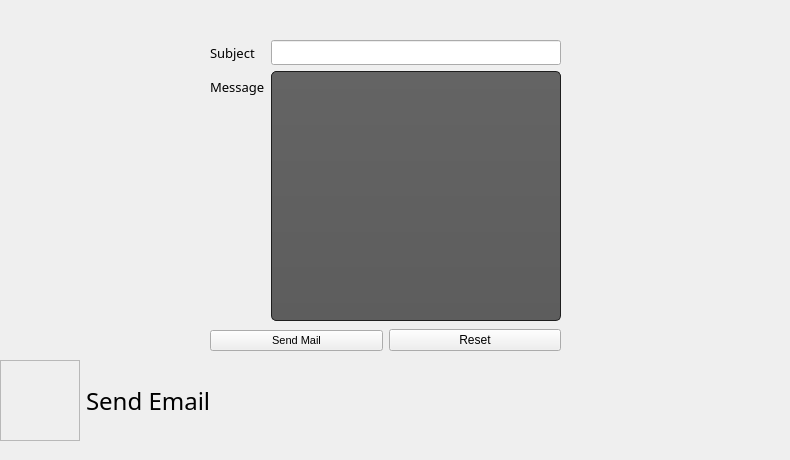
   <widget class="QWidget" name="tab_3">
    <attribute name="title">
     <string>Send Mail</string>
    </attribute>
    <widget class="QWidget" name="formLayoutWidget_3">
     <property name="geometry">
      <rect>
       <x>210</x>
       <y>40</y>
       <width>351</width>
       <height>281</height>
      </rect>
     </property>
     <layout class="QFormLayout" name="formLayout_3">
      <item row="0" column="0">
       <widget class="QLabel" name="label">
        <property name="font">
         <font>
          <family>Franklin Gothic Medium</family>
          <pointsize>10</pointsize>
         </font>
        </property>
        <property name="text">
         <string>Subject</string>
        </property>
       </widget>
      </item>
      <item row="0" column="1">
       <widget class="QLineEdit" name="LE_Subject_Mail">
        <property name="font">
         <font>
          <family>Franklin Gothic Medium</family>
         </font>
        </property>
       </widget>
      </item>
      <item row="1" column="0">
       <widget class="QLabel" name="label_14">
        <property name="font">
         <font>
          <family>Franklin Gothic Medium</family>
          <pointsize>10</pointsize>
         </font>
        </property>
        <property name="text">
         <string>Message</string>
        </property>
       </widget>
      </item>
      <item row="1" column="1">
       <widget class="QPlainTextEdit" name="PTE_Message_Mail">
        <property name="font">
         <font>
          <family>Franklin Gothic Medium</family>
         </font>
        </property>
        <property name="styleSheet">
         <string notr="true">  background-color: QLinearGradient( x1: 0, y1: 0, x2: 0, y2: 1, stop: 0 #4d4d4d, stop: 0 #646464, stop: 1 #5d5d5d);
    padding: 1px;
    border-style: solid;
    border: 1px solid #1e1e1e;
    border-radius: 5;</string>
        </property>
       </widget>
      </item>
     </layout>
    </widget>
    <widget class="QWidget" name="horizontalLayoutWidget_9">
     <property name="geometry">
      <rect>
       <x>210</x>
       <y>320</y>
       <width>351</width>
       <height>41</height>
      </rect>
     </property>
     <layout class="QHBoxLayout" name="horizontalLayout_11">
      <item>
       <widget class="QPushButton" name="SendMail">
        <property name="font">
         <font>
          <family>MS Shell Dlg 2</family>
          <pointsize>8</pointsize>
          <weight>50</weight>
          <italic>false</italic>
          <bold>false</bold>
         </font>
        </property>
        <property name="styleSheet">
         <string notr="true"/>
        </property>
        <property name="text">
         <string>Send Mail</string>
        </property>
       </widget>
      </item>
      <item>
       <widget class="QPushButton" name="ResetButton">
        <property name="text">
         <string>Reset</string>
        </property>
       </widget>
      </item>
     </layout>
    </widget>
    <widget class="QWidget" name="horizontalLayoutWidget_14">
     <property name="geometry">
      <rect>
       <x>0</x>
       <y>360</y>
       <width>211</width>
       <height>81</height>
      </rect>
     </property>
     <layout class="QHBoxLayout" name="horizontalLayout_16">
      <item>
       <widget class="QFrame" name="frame_3">
        <property name="whatsThis">
         <string>&lt;html&gt;&lt;head/&gt;&lt;body&gt;&lt;p&gt;&lt;img src=&quot;:/Asset 9.png&quot;/&gt;&lt;/p&gt;&lt;/body&gt;&lt;/html&gt;</string>
        </property>
        <property name="styleSheet">
         <string notr="true">image: url(:/Asset 9.png);</string>
        </property>
        <property name="frameShape">
         <enum>QFrame::StyledPanel</enum>
        </property>
        <property name="frameShadow">
         <enum>QFrame::Raised</enum>
        </property>
       </widget>
      </item>
      <item>
       <widget class="QLabel" name="label_21">
        <property name="font">
         <font>
          <family>Franklin Gothic Book</family>
          <pointsize>18</pointsize>
         </font>
        </property>
        <property name="text">
         <string>Send Email</string>
        </property>
       </widget>
      </item>
     </layout>
    </widget>
    <widget class="QWidget" name="widget_2" native="true">
     <property name="geometry">
      <rect>
       <x>640</x>
       <y>310</y>
       <width>141</width>
       <height>141</height>
      </rect>
     </property>
     <property name="styleSheet">
      <string notr="true">image: url(:/picMasc.png);</string>
     </property>
    </widget>
   </widget>
